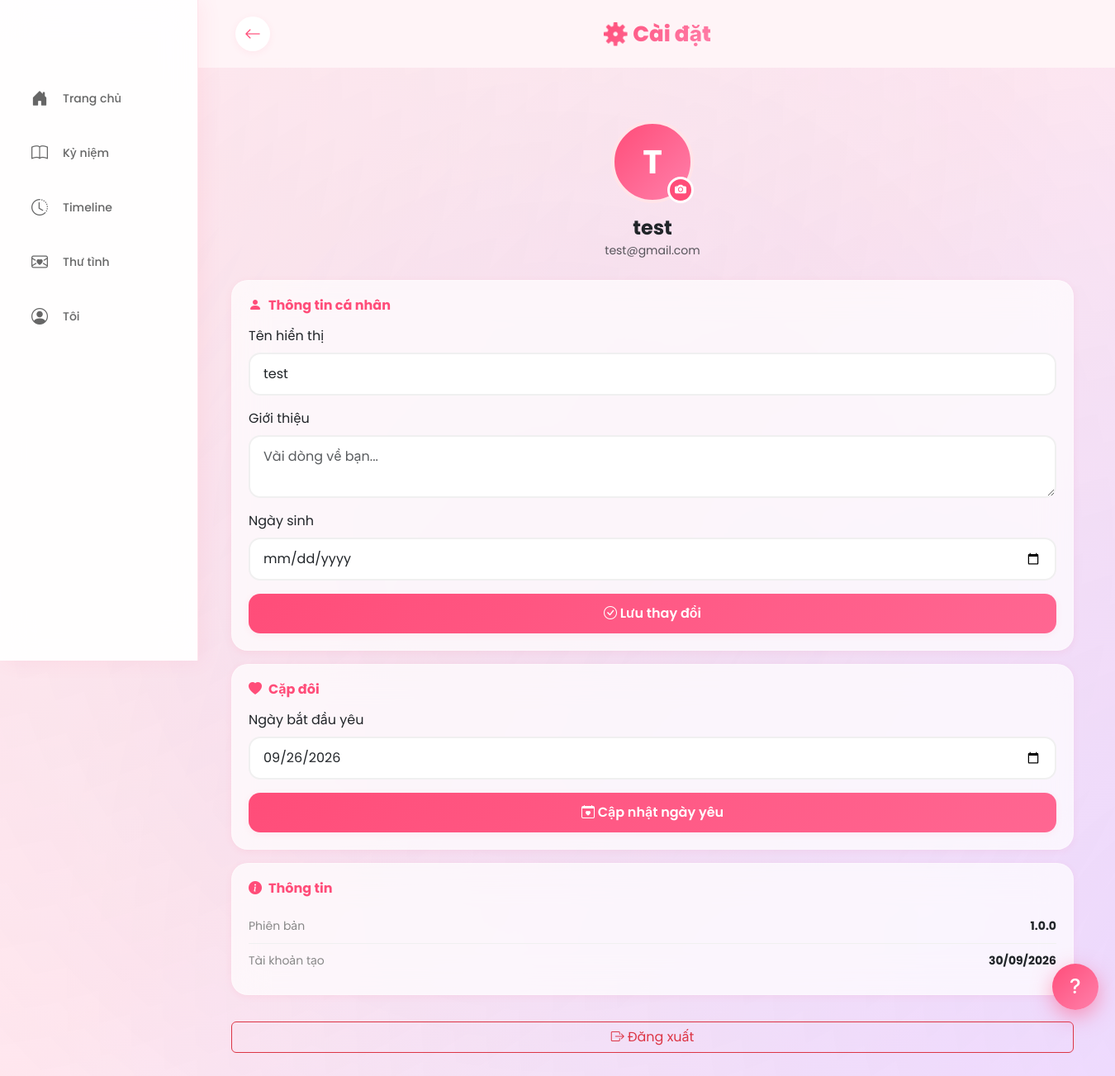
The page /loveapp/public/index.php?action=settings (signed in) on the database its author committed.
### tables this page shows
CREATE TABLE `users` (
  `id` int(11) NOT NULL,
  `email` varchar(255) DEFAULT NULL,
  `username` varchar(50) NOT NULL,
  `password_hash` varchar(255) NOT NULL,
  `display_name` varchar(100) NOT NULL,
  `avatar_url` text DEFAULT NULL,
  `couple_id` int(11) DEFAULT NULL,
  `pair_code` varchar(10) DEFAULT NULL,
  `created_at` timestamp NOT NULL DEFAULT current_timestamp(),
  `bio` text DEFAULT NULL,
  `birthday` date DEFAULT NULL,
  `onboarding_done` tinyint(1) DEFAULT 0
);

CREATE TABLE `couples` (
  `id` int(11) NOT NULL,
  `user_1_id` int(11) NOT NULL,
  `user_2_id` int(11) DEFAULT NULL,
  `start_date` date NOT NULL,
  `status` enum('pending','active','paused','broken') DEFAULT 'pending',
  `created_at` timestamp NOT NULL DEFAULT current_timestamp()
);

### app/controllers/MenuController.php (called while the page is built, shortened)
<?php
require_once __DIR__ . '/../models/User.php';
require_once __DIR__ . '/../models/Couple.php';
require_once __DIR__ . '/../../config/database.php';
class MenuController
{
    private $db;
    public function __construct()
    {
        $database = new Database();
        $this->db = $database->getConnection();
    }
      public function settings() {
        $userModel = new User($this->db);
        $user = $userModel->findById(current_user_id());
        $coupleModel = new Couple($this->db);
        if (!empty($user['couple_id'])) {
            $couple = $coupleModel->findById($user['couple_id']);
        }
        require_once __DIR__ . '/../views/settings.php';
    }
}

### config/database.php (called while the page is built, shortened)
<?php
class Database
{
    private $host = "localhost";
    private $db_name = "lovex_db";
    private $username = "root";
    private $password = "";
    public function getConnection()
    {
        $this->conn = null;
        try {
            $this->conn = new PDO(
                "mysql:host={$this->host};dbname={$this->db_name};charset=utf8mb4",
                $this->username,
                $this->password,
                [
                    PDO::ATTR_ERRMODE => PDO::ERRMODE_EXCEPTION,
                    PDO::ATTR_DEFAULT_FETCH_MODE => PDO::FETCH_ASSOC,
                    PDO::ATTR_EMULATE_PREPARES => false
                ]
            );
        } catch (PDOException $e) {
            die("Lỗi kết nối Database: " . $e->getMessage());
        }
        return $this->conn;
    }
}
function base_url($path = '')
{
    return "/loveapp/public/" . ltrim($path, '/');
}
function current_user_id()
{
    return $_SESSION['user_id'] ?? null;
}

### app/models/User.php (called while the page is built, shortened)
<?php
class User {
    private $conn;
    private $table = "users";
    public function __construct($db) {
        $this->conn = $db;
    }
    public function findById($id) {
        $stmt = $this->conn->prepare("SELECT * FROM {$this->table} WHERE id = ? LIMIT 1");
        $stmt->execute([$id]);
        return $stmt->fetch();
    }
}
?>

### app/models/Couple.php (called while the page is built, shortened)
<?php
class Couple
{
    private $conn;
    private $table = "couples";
    public function __construct($db)
    {
        $this->conn = $db;
    }
    public function findById($id)
    {
        $stmt = $this->conn->prepare("SELECT * FROM {$this->table} WHERE id = ? LIMIT 1");
        $stmt->execute([$id]);
        return $stmt->fetch();
    }
}

### app/views/settings.php (the view, shortened to what this page needs)
<?php
$user = $user ?? null;
$couple = $couple ?? null;
require_once __DIR__ . '/layouts/header.php';
$initial = strtoupper(mb_substr($_SESSION['display_name'], 0, 1));
?>
<header class="app-header">
    <div class="container">
        <div class="d-flex justify-content-between align-items-center">
            <a href="<?= base_url('index.php?action=home') ?>" class="btn-icon">
                <i class="bi bi-arrow-left"></i>
            </a>
            <div class="logo">⚙️ Cài đặt</div>
        </div>
    </div>
</header>
<main class="container pb-5">
    <div class="settings-profile" data-aos="fade-up">
        <div class="settings-avatar-wrapper" onclick="document.getElementById('avatarInput').click()">
            <?php if (!empty($user['avatar_url'])): ?>
                <img src="<?= base_url($user['avatar_url']) ?>" alt="" id="avatarPreview">
            <?php else: ?>
                <div class="settings-avatar-default" id="avatarDefault"><?= $initial ?></div>
            <?php endif; ?>
            <div class="avatar-edit-icon">
                <i class="bi bi-camera-fill"></i>
            </div>
        </div>
        <h4 class="mt-3 mb-0 fw-bold"><?= htmlspecialchars($user['display_name'] ?? '') ?></h4>
        <small class="text-muted"><?= htmlspecialchars($user['email'] ?? '') ?></small>
    </div>
    <div class="settings-card" data-aos="fade-up">
        <h6 class="settings-title"><i class="bi bi-person-fill"></i> Thông tin cá nhân</h6>
        <div class="mb-3">
            <label class="form-label">Tên hiển thị</label>
            <input type="text" id="displayName" class="form-control" value="<?= htmlspecialchars($user['display_name'] ?? '') ?>">
        </div>
        <div class="mb-3">
            <label class="form-label">Giới thiệu</label>
            <textarea id="bio" class="form-control" rows="2" placeholder="Vài dòng về bạn..."><?= htmlspecialchars($user['bio'] ?? '') ?></textarea>
        </div>
        <div class="mb-3">
            <label class="form-label">Ngày sinh</label>
            <input type="date" id="birthday" class="form-control" value="<?= $user['birthday'] ?? '' ?>">
        </div>
        <button class="btn btn-lovex w-100" onclick="saveProfile()">
            <i class="bi bi-check-circle"></i> Lưu thay đổi
        </button>
    </div>
    <?php if ($couple): ?>
    <div class="settings-card" data-aos="fade-up">
        <h6 class="settings-title"><i class="bi bi-heart-fill"></i> Cặp đôi</h6>
        <div class="mb-3">
            <label class="form-label">Ngày bắt đầu yêu</label>
            <input type="date" id="startDate" class="form-control" value="<?= $couple['start_date'] ?>">
        </div>
        <button class="btn btn-lovex w-100" onclick="saveStartDate()">
            <i class="bi bi-calendar-heart"></i> Cập nhật ngày yêu
        </button>
    </div>
    <?php endif; ?>
    <div class="settings-card" data-aos="fade-up">
        <h6 class="settings-title"><i class="bi bi-info-circle-fill"></i> Thông tin</h6>
        <div class="settings-row">
            <span>Phiên bản</span>
            <strong>1.0.0</strong>
        </div>
        <div class="settings-row">
            <span>Tài khoản tạo</span>
            <strong><?= date('d/m/Y', strtotime($user['created_at'])) ?></strong>
        </div>
    </div>
    <a href="<?= base_url('index.php?action=logout') ?>" class="btn btn-outline-danger w-100 mt-3" data-aos="fade-up">
        <i class="bi bi-box-arrow-right"></i> Đăng xuất
    </a>
</main>
<?php require_once __DIR__ . '/layouts/footer.php'; ?>

### rows shown on the page
users: display_name "test", email "test@gmail.com", created_at "30/09/2026"
couples: start_date "09/26/2026"

### other values the page prints
$initial "T"
